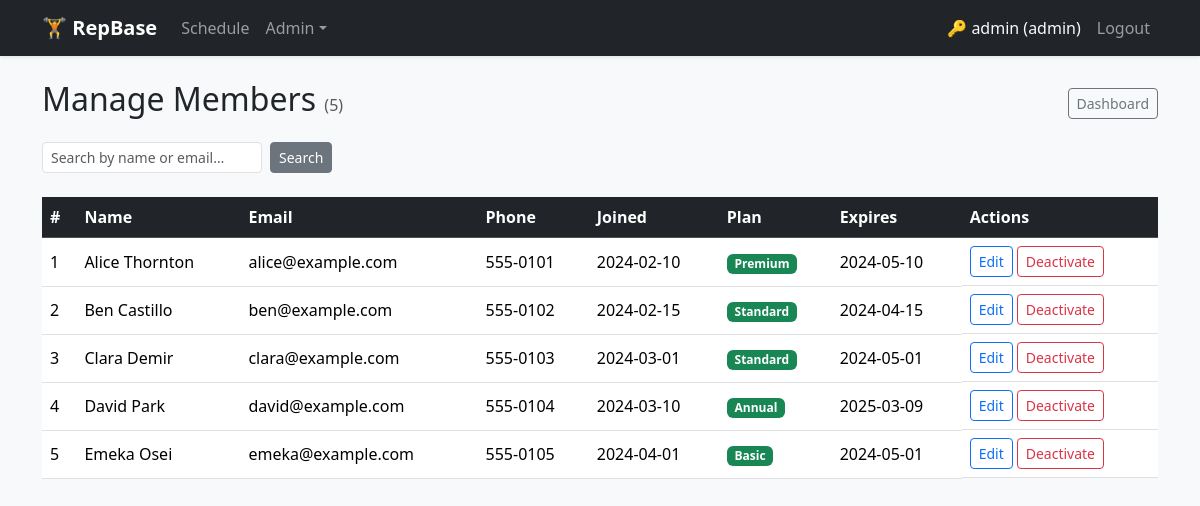
Screenshot of /admin_members.php (signed in) with the database file from the repository.
### tables this page shows
CREATE TABLE membership (
    Membership_id INT UNSIGNED AUTO_INCREMENT PRIMARY KEY,
    Member_id     INT UNSIGNED NOT NULL,
    Plan_id       INT UNSIGNED NOT NULL,
    StartDate     DATE         NOT NULL,
    EndDate       DATE         NOT NULL,
    Active        TINYINT(1)   NOT NULL DEFAULT 1,
    CONSTRAINT fk_ms_member FOREIGN KEY (Member_id) REFERENCES member (Member_id) ON DELETE CASCADE,
    CONSTRAINT fk_ms_plan   FOREIGN KEY (Plan_id)   REFERENCES plan   (Plan_id)   ON DELETE RESTRICT
);

CREATE TABLE member (
    Member_id  INT UNSIGNED AUTO_INCREMENT PRIMARY KEY,
    Name       VARCHAR(120)  NOT NULL,
    Email      VARCHAR(180)  NOT NULL UNIQUE,
    Password   VARCHAR(255)  NOT NULL,
    Phone      VARCHAR(30)   DEFAULT NULL,
    JoinDate   DATE          NOT NULL DEFAULT (CURDATE())
);

CREATE TABLE plan (
    Plan_id      INT UNSIGNED AUTO_INCREMENT PRIMARY KEY,
    Name         VARCHAR(80)    NOT NULL,
    PriceMonthly DECIMAL(8,2)   NOT NULL,
    DurationDays INT UNSIGNED   NOT NULL
);

### admin_members.php (the view, shortened to what this page needs)
<?php
require_once __DIR__ . '/helpers.php';
$db    = db();
$search = trim($_GET['search'] ?? '');
if ($search !== '') {
    $like  = '%' . $search . '%';
    $stmt  = $db->prepare("
        SELECT m.Member_id, m.Name, m.Email, m.Phone, m.JoinDate,
               ms.Membership_id, ms.Active AS MsActive, ms.EndDate,
               p.Name AS PlanName
        FROM member m
        LEFT JOIN membership ms ON ms.Member_id = m.Member_id AND ms.Active = 1
        LEFT JOIN plan p ON p.Plan_id = ms.Plan_id
        WHERE m.Name LIKE ? OR m.Email LIKE ?
        ORDER BY m.Member_id ASC
    ");
    $stmt->execute([$like, $like]);
} else {
    $stmt = $db->query("
        SELECT m.Member_id, m.Name, m.Email, m.Phone, m.JoinDate,
               ms.Membership_id, ms.Active AS MsActive, ms.EndDate,
               p.Name AS PlanName
        FROM member m
        LEFT JOIN membership ms ON ms.Member_id = m.Member_id AND ms.Active = 1
        LEFT JOIN plan p ON p.Plan_id = ms.Plan_id
        ORDER BY m.Member_id ASC
    ");
}
$members = $stmt->fetchAll();
page_head('Manage Members');
page_nav();
?>
<div class="container">
  <div class="d-flex justify-content-between align-items-center mb-3">
    <h2>Manage Members <span class="text-muted fs-6">(<?= count($members) ?>)</span></h2>
    <a href="staff_dashboard.php" class="btn btn-outline-secondary btn-sm">Dashboard</a>
  </div>
  <form method="get" class="row g-2 mb-4">
    <div class="col-auto">
      <input type="text" name="search" class="form-control form-control-sm"
             placeholder="Search by name or email…" value="<?= e($search) ?>">
    </div>
    <div class="col-auto">
      <button type="submit" class="btn btn-secondary btn-sm">Search</button>
    </div>
  </form>
  <div class="table-responsive">
    <table class="table table-hover align-middle">
      <thead class="table-dark">
        <tr>
          <th>#</th>
          <th>Name</th>
          <th>Email</th>
          <th>Phone</th>
          <th>Joined</th>
          <th>Plan</th>
          <th>Expires</th>
          <th>Actions</th>
        </tr>
      </thead>
      <tbody>
        <?php foreach ($members as $m): ?>
        <tr>
          <td><?= (int)$m['Member_id'] ?></td>
          <td><?= e($m['Name']) ?></td>
          <td><?= e($m['Email']) ?></td>
          <td><?= e($m['Phone'] ?? '—') ?></td>
          <td><?= e($m['JoinDate']) ?></td>
          <td>
            <?php if ($m['PlanName']): ?>
              <span class="badge bg-success"><?= e($m['PlanName']) ?></span>
            <?php else: ?>
              <span class="text-muted">None</span>
            <?php endif; ?>
          </td>
          <td><?= $m['EndDate'] ? e($m['EndDate']) : '—' ?></td>
          <td class="d-flex gap-1 flex-wrap">
            <a href="admin_members.php?edit=<?= (int)$m['Member_id'] ?>"
               class="btn btn-sm btn-outline-primary">Edit</a>
            <?php if ($m['Membership_id']): ?>
              <?php if ($m['MsActive']): ?>
              <form method="post" class="d-inline">
                <button class="btn btn-sm btn-outline-danger" type="submit">Deactivate</button>
              </form>
              <?php endif; ?>
            <?php endif; ?>
          </td>
        </tr>
        <?php endforeach; ?>
      </tbody>
    </table>
  </div>
</div>
<?php page_foot(); ?>

### helpers.php (shortened to what this page needs)
<?php
function e(mixed $v): string
{
    return htmlspecialchars((string) $v, ENT_QUOTES | ENT_SUBSTITUTE, 'UTF-8');
}
function page_head(string $title): void
{
    echo '<!DOCTYPE html>' . "\n";
    echo '<html lang="en">' . "\n";
    echo '<head>' . "\n";
    echo '  <link rel="stylesheet" href="https://cdn.jsdelivr.net/npm/bootstrap@5.3.3/dist/css/bootstrap.min.css">' . "\n";
    echo '  <link rel="stylesheet" href="styles.css">' . "\n";
    echo '</head>' . "\n";
    echo '<body>' . "\n";
}
function page_nav(bool $staffMode = false): void
{
    $isStaff  = !empty($_SESSION['staff_id']);
    $isMember = !empty($_SESSION['member_id']);
    $role     = $_SESSION['staff_role'] ?? '';
    echo '<nav class="navbar navbar-expand-lg navbar-dark bg-dark mb-4">' . "\n";
    echo '  <div class="container">' . "\n";
    echo '    <a class="navbar-brand fw-bold" href="index.php">🏋️ ' . APP_NAME . '</a>' . "\n";
    echo '    <div class="collapse navbar-collapse" id="navMenu">' . "\n";
    echo '      <ul class="navbar-nav me-auto">' . "\n";
    echo '        <li class="nav-item"><a class="nav-link" href="index.php">Schedule</a></li>' . "\n";
    if ($isStaff && $role === 'admin') {
        echo '        <li class="nav-item dropdown">' . "\n";
        echo '          <a class="nav-link dropdown-toggle" href="#" data-bs-toggle="dropdown">Admin</a>' . "\n";
        echo '        </li>' . "\n";
    }
    echo '      </ul>' . "\n";
    echo '      <ul class="navbar-nav">' . "\n";
    if ($isMember) {
        echo '        <li class="nav-item"><span class="nav-link text-light">👤 ' . e($_SESSION['member_name'] ?? '') . '</span></li>' . "\n";
        echo '        <li class="nav-item"><a class="nav-link" href="logout.php">Logout</a></li>' . "\n";
    } elseif ($isStaff) {
        echo '        <li class="nav-item"><span class="nav-link text-light">🔑 ' . e($_SESSION['staff_username'] ?? '') . ' (' . e($role) . ')</span></li>' . "\n";
        echo '        <li class="nav-item"><a class="nav-link" href="logout.php">Logout</a></li>' . "\n";
    }
    echo '      </ul>' . "\n";
    echo '    </div>' . "\n";
    echo '  </div>' . "\n";
    echo '</nav>' . "\n";
}
function page_foot(): void
{
    echo '</body>' . "\n";
    echo '</html>' . "\n";
}

### styles.css (style rules this page uses)
body { background-color: #f8f9fa; }
nav.navbar { box-shadow: 0 1px 4px rgba(0,0,0,.1); }

### rows the page displays
membership: Member.Member_id "1", Member.Name "Alice Thornton", Member.Email "alice@example.com", Member.Phone "555-0101", Member.JoinDate "2024-02-10", Plan.Name "Premium", EndDate "2024-05-10"
membership: Member.Member_id "2", Member.Name "Ben Castillo", Member.Email "ben@example.com", Member.Phone "555-0102", Member.JoinDate "2024-02-15", Plan.Name "Standard", EndDate "2024-04-15"
membership: Member.Member_id "3", Member.Name "Clara Demir", Member.Email "clara@example.com", Member.Phone "555-0103", Member.JoinDate "2024-03-01", Plan.Name "Standard", EndDate "2024-05-01"
membership: Member.Member_id "4", Member.Name "David Park", Member.Email "david@example.com", Member.Phone "555-0104", Member.JoinDate "2024-03-10", Plan.Name "Annual", EndDate "2025-03-09"
membership: Member.Member_id "5", Member.Name "Emeka Osei", Member.Email "emeka@example.com", Member.Phone "555-0105", Member.JoinDate "2024-04-01", Plan.Name "Basic", EndDate "2024-05-01"

### other values shown
APP_NAME "RepBase"
$_SESSION['staff_username'] "admin"
$role "admin"
count($members) "5"
